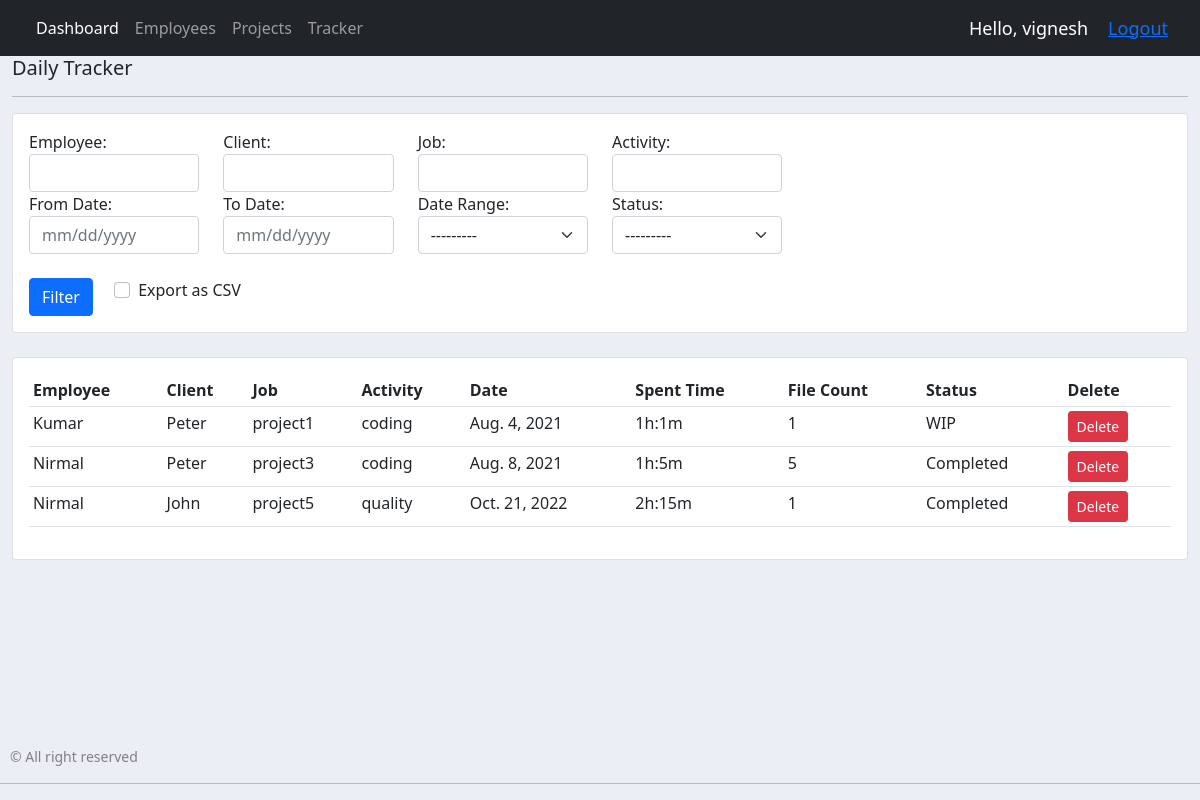
Page /tracker/ (signed in) on the committed database.
### jobs/models.py (models this page shows)
class Tracker(models.Model):
    JOBSTATUS = (
        ('Completed','Completed'),
        ('WIP','WIP'),
    )
    employee = models.CharField(max_length=200, null=True)
    client = models.CharField(max_length=200, null=True)
    job = models.CharField(max_length=200, null=True)
    activity = models.CharField(max_length=200, null=True)
    workedDate = models.DateField(null=True, blank=True)
    spentTimeHr = models.IntegerField(null=True, blank=True)
    spentTimeMin = models.IntegerField(null=True, blank=True)
    fileCount = models.SmallIntegerField(null=True, blank=True)
    status = models.CharField(max_length=200, null=True, choices=JOBSTATUS)

### jobs/views.py (the view, shortened to what this page needs)
# urls.py: path('tracker/', views.tracker, name='tracker'),
@login_required(login_url='login')
def tracker(request):
    userRole = request.user.groups.all()[0].name
    if userRole == 'employee':
        track = Tracker.objects.all()
        track = track.filter(employee=request.user.employee)
    else:
        track = Tracker.objects.all()
    page = request.GET.get('page', 1)
    paginator = Paginator(track, 10)
    try:
        ptrack = paginator.page(page)
    except PageNotAnInteger:
        ptrack = paginator.page(1)
    except EmptyPage:
        ptrack = paginator.page(paginator.num_pages)
    mytrackFilter = TrackerFilter(request.GET, queryset=track)
    track = mytrackFilter.qs
    export = request.GET.get('export')
    context = {'track':ptrack, 'mytrackFilter':mytrackFilter}
    return render(request, 'jobs/tracker.html', context)

### jobs/templates/jobs/tracker.html (shortened to what this page needs)
{% extends 'jobs/main.html' %}
{% block content %}
<div class="row">
    <div class="col-md">
        <h5>Daily Tracker</h5>
        <hr>
        <div class="row">
            <div class="col">
                <div class="card card-body">
                    <form method="GET">
                        <div class="row">
                            <div class="form-group col-md-2">
                              <label for="{{ mytrackFilter.form.employee.id_for_label }}">Employee: </label>
                              <input type="text" class="form-control" name="employee" value="{{ mytrackFilter.form.employee.value|default_if_none:'' }}">
                            </div>
                            <div class="form-group col-md-2">
                                <label for="{{ mytrackFilter.form.client.id_for_label }}">Client: </label>
                                <input type="text" class="form-control" name="client" value="{{ mytrackFilter.form.client.value|default_if_none:'' }}">
                            </div>
                            <div class="form-group col-md-2">
                                <label for="{{ mytrackFilter.form.job.id_for_label }}">Job: </label>
                                <input type="text" class="form-control" name="job" value="{{ mytrackFilter.form.job.value|default_if_none:'' }}">
                            </div>
                            <div class="form-group col-md-2">
                                <label for="{{ mytrackFilter.form.activity.id_for_label }}">Activity: </label>
                                <input type="text" class="form-control" name="activity" value="{{ mytrackFilter.form.activity.value|default_if_none:'' }}">
                            </div>
                        </div>
                        <div class="row">
                            <div class="form-group col-md-2">
                                <label for="{{ mytrackFilter.form.start_date.id_for_label }}">From Date: </label>
                                <input type="text" class="form-control" name="start_date" placeholder="mm/dd/yyyy" value="{{ mytrackFilter.form.start_date.value|default_if_none:'' }}">
                            </div>
                            <div class="form-group col-md-2">
                                <label for="{{ mytrackFilter.form.end_date.id_for_label }}">To Date: </label>
                                <input type="text" class="form-control" name="end_date" placeholder="mm/dd/yyyy" value="{{ mytrackFilter.form.end_date.value|default_if_none:'' }}">
                            </div>
                            <div class="form-group col-md-2">
                                <label for="{{ mytrackFilter.form.date_range.id_for_label }}">Date Range: </label>
                                <select id="inputState" name="date_range" class="form-select">
                                    {% for v in mytrackFilter.form.date_range.field.choices %}
                                    <option value="{{v.0}}">{{v.1}}</option>
                                    {% endfor %}
                                </select>
                            </div>
                            <div class="form-group col-md-2">
                                <label for="{{ mytrackFilter.form.status.id_for_label }}">Status: </label>
                                <select id="inputState" name="status" class="form-select">
                                    {% for v in mytrackFilter.form.status.field.choices %}
                                        <option value="{{v.0}}">{{v.1}}</option>
                                    {% endfor %}
                                </select>
                            </div>
                        </div>
                        <br>
                    <div class="row">
                        <div class="form-group col-md-1">
                            <button class="btn btn-primary" type="submit">Filter</button>
                        </div>
                        <div class="form-check col-md-2">
                            <input class="form-check-input" type="checkbox" name="export" value="export" id="flexCheckDefault">
                            <label class="form-check-label" for="flexCheckDefault">Export as CSV</label>
                        </div>
                    </div>
                  </form>
                </div>
            </div>
        </div>
        <br>
        <div class="card card-body">
            <table class="table table-sm">
                <tr>
                    <th>Employee</th>
                    <th>Client</th>
                    <th>Job</th>
                    <th>Activity</th>
                    <th>Date</th>
                    <th>Spent Time</th>
                    <th>File Count</th>
                    <th>Status</th>
                    <th>Delete</th>
                </tr>
                {% for i in track %}
                    <tr>
                        <td>{{i.employee}}</td>
                        <td>{{i.client}}</td>
                        <td>{{i.job}}</td>
                        <td>{{i.activity}}</td>
                        <td>{{i.workedDate}}</td>
                        <td>{{i.spentTimeHr}}h:{{i.spentTimeMin}}m</td>
                        <td>{{i.fileCount}}</td>
                        <td>{{i.status}}</td>
                        <td><a class="btn btn-sm btn-danger" href="{% url 'delete_function' i.id 'tracker' %}">Delete</a></td>
                    </tr>
                {% endfor %}
            </table>
        </div>
    </div>
</div>
{% endblock %}

### jobs/templates/jobs/navbar.html (shortened to what this page needs)
{% load static %}
<nav class="navbar navbar-expand-lg navbar-dark bg-dark">
    <div class="container-fluid">
      <div class="collapse navbar-collapse" id="navbarNav">
        <ul class="navbar-nav">
          {% if request.user.is_staff %}
          <li class="nav-item">
            <a class="nav-link active" aria-current="page" href="{% url 'home' %}">Dashboard</a>
          </li>
          <li class="nav-item">
            <a class="nav-link" href="{% url 'employee' %}">Employees</a>
          </li>
          <li class="nav-item">
            <a class="nav-link" href="{% url 'project' %}">Projects</a>
          </li>
          {% endif %}
          <li class="nav-item">
            <a class="nav-link" href="{% url 'tracker' %}">Tracker</a>
          </li>
        </ul>
      </div>
      <span class="hello-msg">Hello, {{request.user}}</span>
      <span class="hello-msg"><a href="{% url 'logout' %}">Logout</a></span>
    </div>
  </nav>

### jobs/templates/jobs/main.html (style rules this page uses)
body { background-color: #ebeff5; display: flex; flex-direction: column; min-height: 100vh; }
.container-fluid { flex: 1; }

### jobs/templates/jobs/navbar.html (style rules this page uses)
.hello-msg { font-size: 18px; color: white; margin-right: 20px; }

### rows in the picture
Tracker: employee "Kumar", client "Peter", job "project1", activity "coding", workedDate "Aug. 4, 2021", spentTimeHr "1", spentTimeMin "1", fileCount "1", status "WIP"
Tracker: employee "Nirmal", client "Peter", job "project3", activity "coding", workedDate "Aug. 8, 2021", spentTimeHr "1", spentTimeMin "5", fileCount "5", status "Completed"
Tracker: employee "Nirmal", client "John", job "project5", activity "quality", workedDate "Oct. 21, 2022", spentTimeHr "2", spentTimeMin "15", fileCount "1", status "Completed"

### other values in the picture
{{ request.user }} "vignesh"
form field date_range "---------"
form field status "---------"
